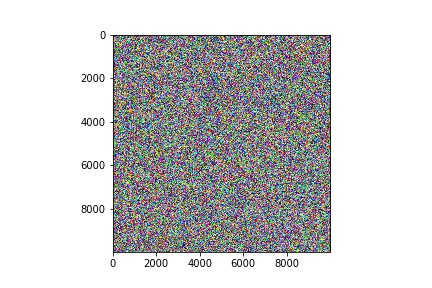
//> input picture data1.jpg, 432 x 288 px
$ ./sobel data1.jpg   (built with g++ and OpenCV 4)
//> lines starting //> are read from the running program, lines starting //| are printed output that depends on the picture
#include <algorithm>
#include <cmath>

#include <opencv2/core.hpp>
#include <opencv2/highgui.hpp>

cv::Mat sobel_transform(const cv::Mat &input)
{
    cv::Mat finalImage = cv::Mat::zeros(input.size(), input.type());

#pragma omp parallel for
    for (int j = 0; j < input.rows - 2; ++j)
    {
        for (int i = 0; i < input.cols - 2; ++i)
        {
            // applay karnel in x direction
            int xValOfPixel =
                -(int)input.at<uchar>(j, i) + (int)input.at<uchar>(j + 2, i) - 2 * (int)input.at<uchar>(j, i + 1) + 2 * (int)input.at<uchar>(j + 2, i + 1) - (int)input.at<uchar>(j, i + 2) + (int)input.at<uchar>(j + 2, i + 2);

            // apply karnel in y direction
            int yValOfPixel =
                -(int)input.at<uchar>(j, i) - 2 * (int)input.at<uchar>(j + 1, i) - (int)input.at<uchar>(j + 2, i) + (int)input.at<uchar>(j, i + 2) + 2 * (int)input.at<uchar>(j + 1, i + 2) + (int)input.at<uchar>(j + 2, i + 2);

            int sum = std::clamp(std::abs(xValOfPixel) + std::abs(yValOfPixel), 0, 255);

            finalImage.at<uchar>(j, i) = (uchar)sum;
        }
    }

    return finalImage;
}

#include <omp.h>
#include <iostream>
int main(int argc, char **argv)
{
    if (argc != 2)
    {
        std::cerr << "Usage: ./sobel imagePath" << std::endl;
        return 1;
    }

    const cv::Mat initialImage = cv::imread(argv[1], cv::IMREAD_GRAYSCALE);
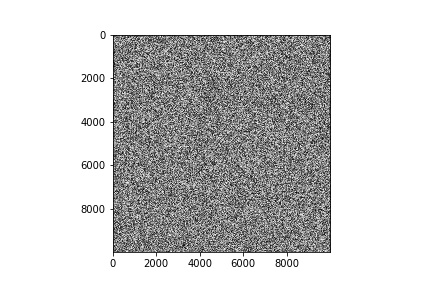
//> initialImage: 288 rows x 432 cols, CV_8UC1; min 0, max 255, mean 204.1
    if (!initialImage.data)
    {
        std::cerr << "Failed to read image" << std::endl;
        return 1;
    }

    double start_time = omp_get_wtime();
    const cv::Mat finalImage = sobel_transform(initialImage);
//> after the loop in sobel_transform, `for (int j = 0; j < input.rows - 2; ++j)`:
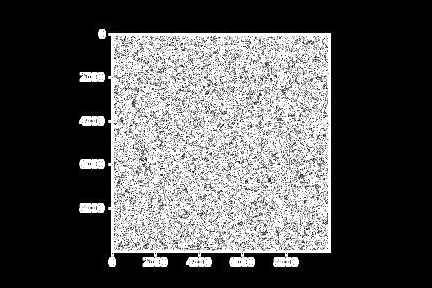
//> finalImage: 288 rows x 432 cols, CV_8UC1; min 0, max 255, mean 86.2
    double end_time = omp_get_wtime();

    std::clog << "Time: " << end_time - start_time << std::endl;

    cv::namedWindow("Initial Image", cv::WINDOW_AUTOSIZE);
    cv::namedWindow("Final Image", cv::WINDOW_AUTOSIZE);
    cv::imshow("Initial Image", initialImage);
    cv::imshow("Final Image", finalImage);

    cv::waitKey(0);
}

$ run again, on yaya_large.jpg
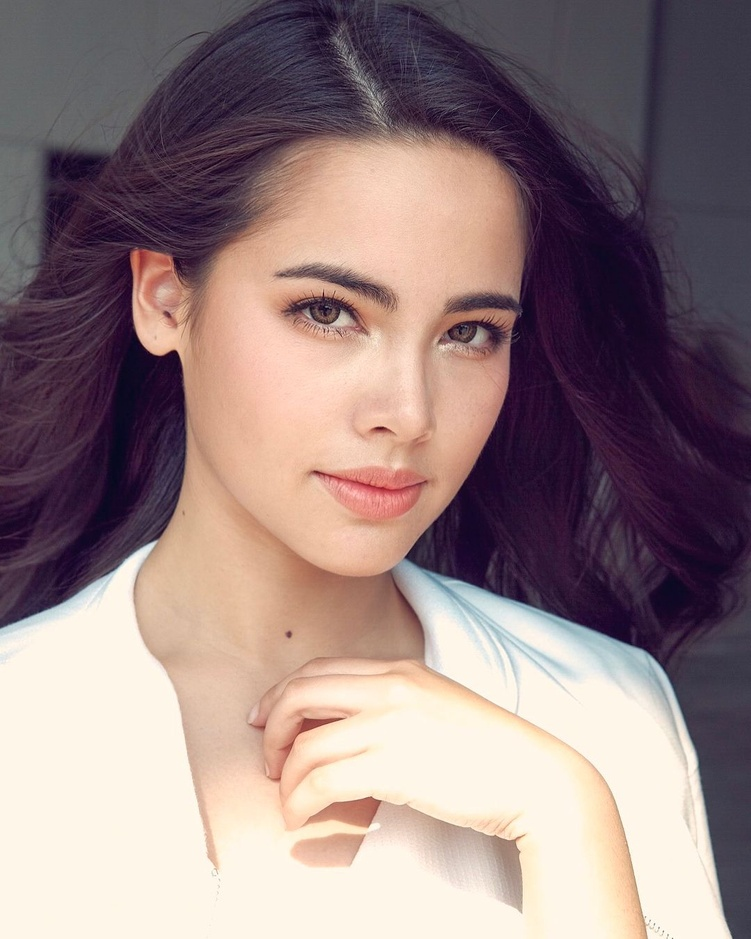
//> input picture yaya_large.jpg, 751 x 939 px, shrunk from 1080 x 1350 before the run
//> `const cv::Mat initialImage = cv::imread(argv[1], cv::IMREAD_GRAYSCALE);`:
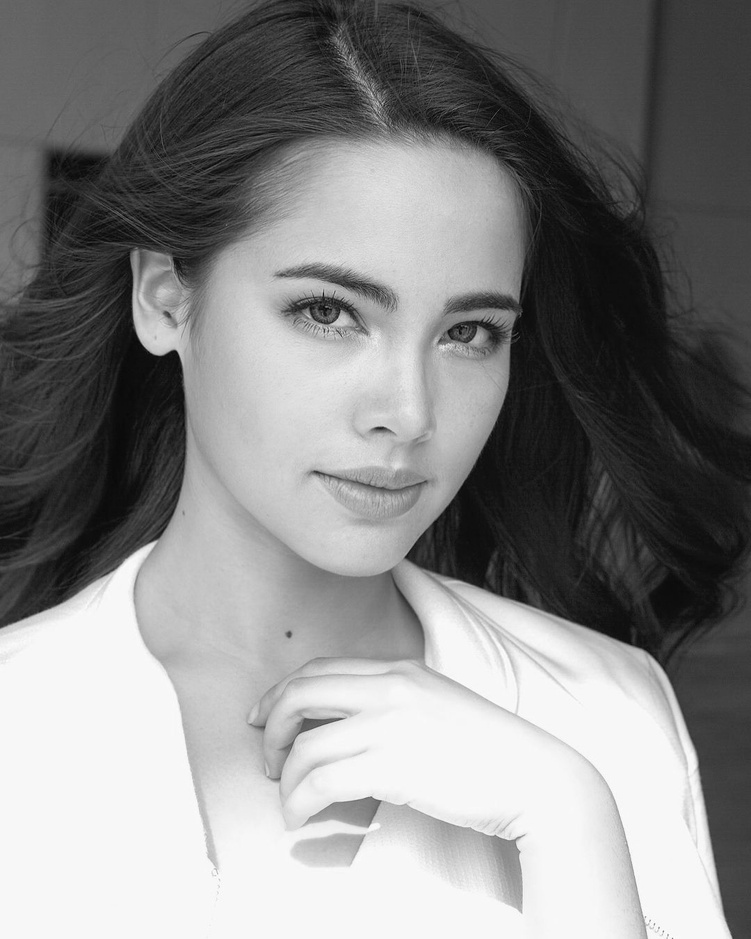
//> initialImage: 939 rows x 751 cols, CV_8UC1; min 4, max 255, mean 134.3
//> after the loop in sobel_transform, `for (int j = 0; j < input.rows - 2; ++j)`:
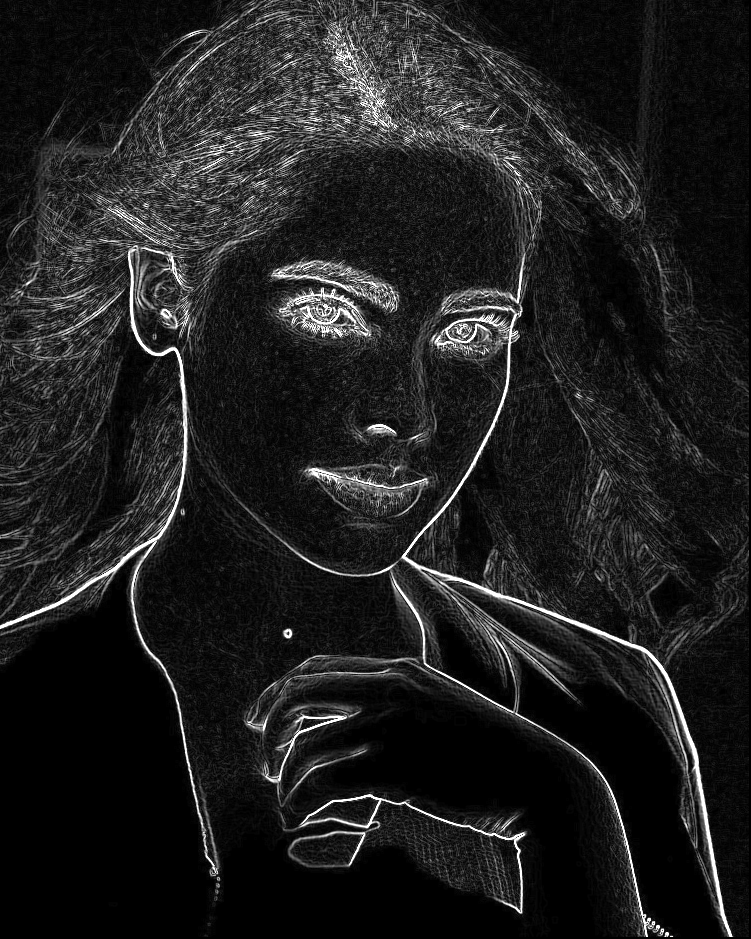
//> finalImage: 939 rows x 751 cols, CV_8UC1; min 0, max 255, mean 30.9
